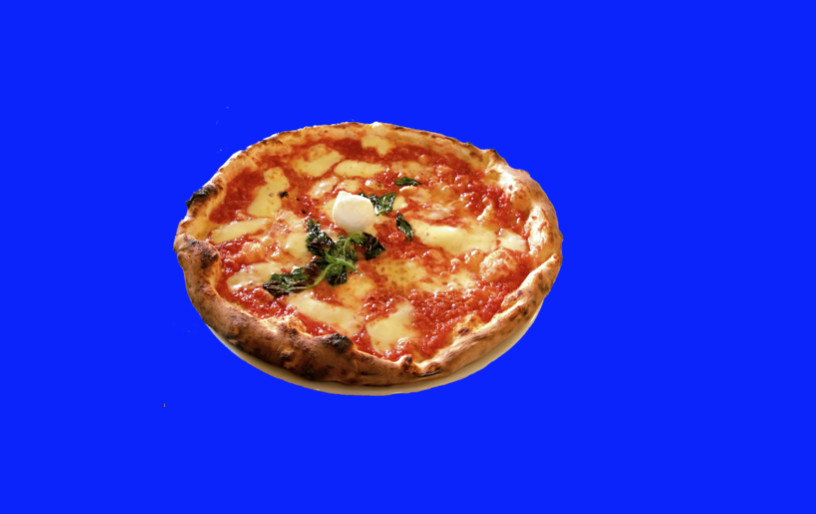
#> input picture Assignments/images/pizza_bluescreen.jpg, 816 x 514 px, found by its file name
$ jupyter execute 02_CV_Masking.ipynb   (shell and % lines are left out)
#> lines starting #> are read from the running program, lines starting #| are printed output that depends on the picture; after the words box and inside, x2 and y2 are one past the last pixel; in counts of white or black regions, pixels touching at a corner belong together
# Masking

Using a mask allows us to focus only on the portions of the image that interests us. For example, let’s say that we were building a computer vision system to recognize faces. The only part of the image we are interested in finding and describing are the parts of the image that contain faces – we simply don’t care about the rest of the content of the image. Provided that we could find the faces in the image, we might construct a mask to show only the faces in the image.

### Import resources

[cell 1]
import matplotlib.pyplot as plt
import numpy as np
import cv2

## Color Threshold, Blue Screen

In this case, we are going to create a mask that consists of all the pixels that are within a specific range of blues, and use that to change the background to something else.

<tr>
<td>  </td>
<td>  </td>
</tr>

### Read in and display the image

[cell 2]
# Read in the image
image = cv2.imread('images/pizza_bluescreen.jpg')
#> image is the input picture: shape (514, 816, 3); mean B, G, R 214.8, 51.2, 44.9

# Print out the type of image data and its dimensions (height, width, and color)
print(f'This image is: {type(image)} with dimensions:  {image.shape}')
#| This image is: <class 'numpy.ndarray'> with dimensions:  (514, 816, 3)

[cell 3]
# Make a copy of the image
image_copy = np.copy(image)

# Change color to RGB (from BGR)
image_copy = cv2.cvtColor(image_copy, cv2.COLOR_BGR2RGB)

# Display the image copy
plt.imshow(image_copy)

### Define the color threshold

[cell 4]
# Define the color selection boundaries in RGB values
# play around with these values until you isolate the blue background
lower_blue = np.array([0,0,180])
upper_blue = np.array([70,70,255])

### Create a mask

[cell 5]
# Define the masked area
# The inRange method checks if array elements lie between the elements of two other arrays. In this case, checks whether a pixel is within two other colors.
mask = cv2.inRange(image_copy, lower_blue, upper_blue)
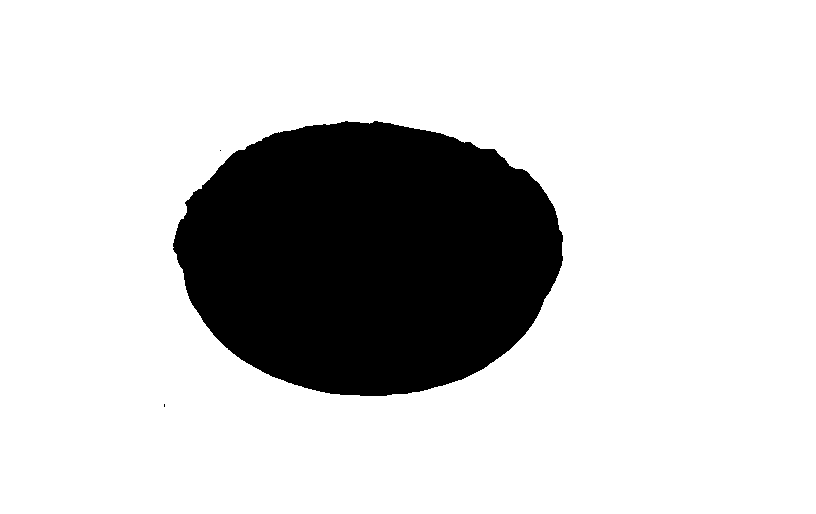
#> mask: shape (514, 816); 80.2% white; 3 black regions (2 under 20 px), largest, box (x1, y1, x2, y2) and area: (173, 121, 563, 396) 83022

# Vizualize the mask
plt.imshow(mask, cmap='gray')

[cell 6]
# Mask the image to let the pizza show through
masked_image = np.copy(image_copy)

# Getting some elements out of an existing array and creating a new array out of them is called filtering.
# In NumPy, you can filter an array using a boolean index list. I this case, we can use a boolean condition to generate said index list.
filter = mask != 0

print(filter)
#> (printed output is left out)

masked_image[filter] = [0, 0, 0]
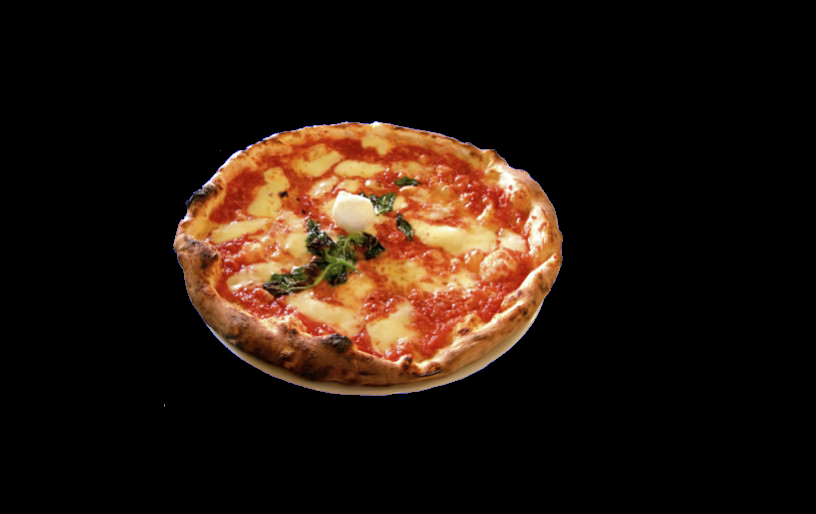
#> masked_image: shape (514, 816, 3); mean R, G, B 36.1, 22.3, 13.5

# Display it!
plt.imshow(masked_image)

[cell 7]
# Mask the image to let the pizza show through
masked_image_bitwise = np.copy(image_copy)

# You can use bitwise operations to apply the mask.
mask_inverted = cv2.bitwise_not(mask)
masked_image_bitwise = cv2.bitwise_and(masked_image_bitwise, masked_image_bitwise, mask=mask_inverted)

f, axes = plt.subplots(1, 2, figsize=(15, 10))
axes[0].imshow(mask_inverted, cmap='gray')
axes[1].imshow(masked_image_bitwise)
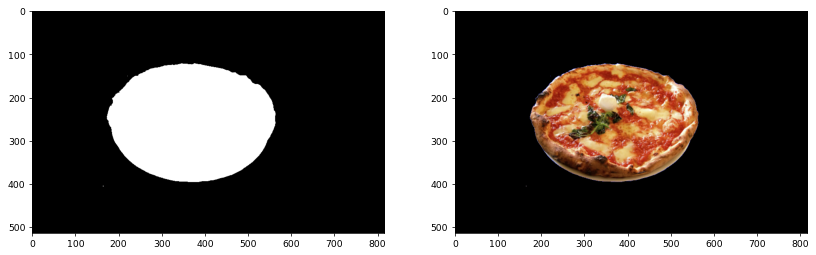
#> figure drawn by matplotlib, 2 panels

### Mask and add a background image

[cell 8]
# Load in a background image, and convert it to RGB
background_image = cv2.imread('images/space_background.jpg')
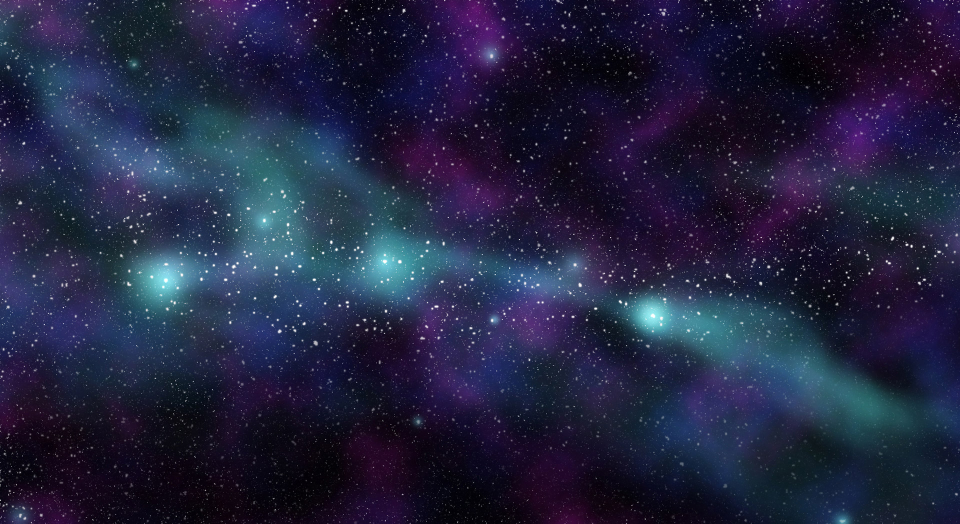
#> input picture Assignments/images/space_background.jpg, 1920 x 1047 px, found by its file name (shown at 1/2 size)
#> background_image is the input picture: shape (1047, 1920, 3); mean B, G, R 64, 35.9, 33.2
background_image = cv2.cvtColor(background_image, cv2.COLOR_BGR2RGB)

# Crop it to the right size (514x816)
crop_background = background_image[0:514, 0:816]
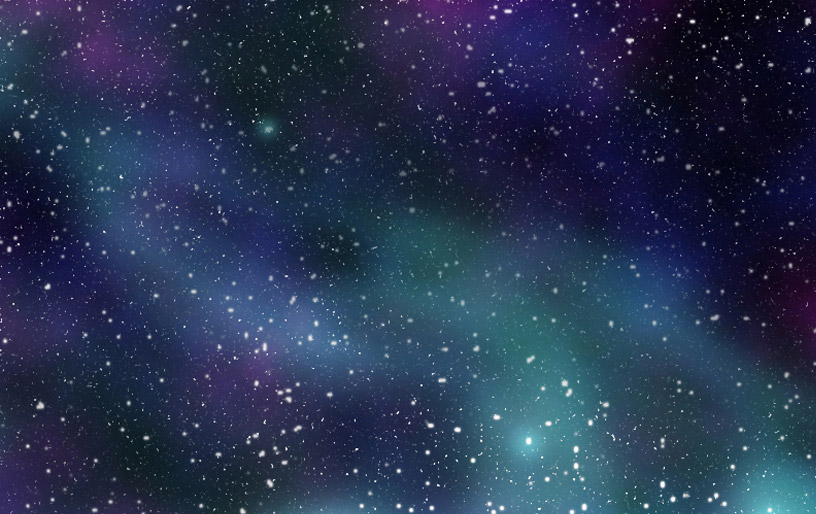
#> crop_background: shape (514, 816, 3); mean R, G, B 38.4, 51.7, 80

# Mask the cropped background so that the pizza area is blocked
crop_background[mask == 0] = [0, 0, 0]
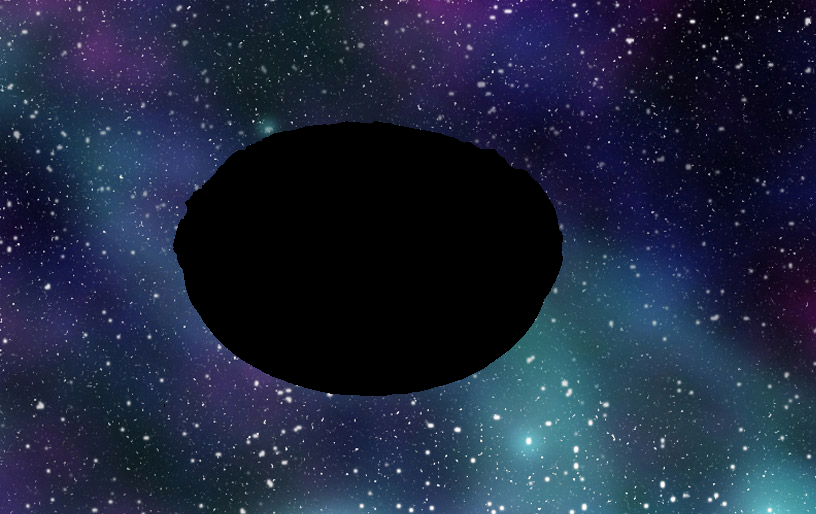
#> crop_background: shape (514, 816, 3); 19.8% of pixels changed, all inside (x1, y1, x2, y2) = (164, 121, 563, 407)

# Display the background
plt.imshow(crop_background)

### Create a complete image

[cell 9]
# Add the two images together to create a complete image
complete_image = crop_background + masked_image
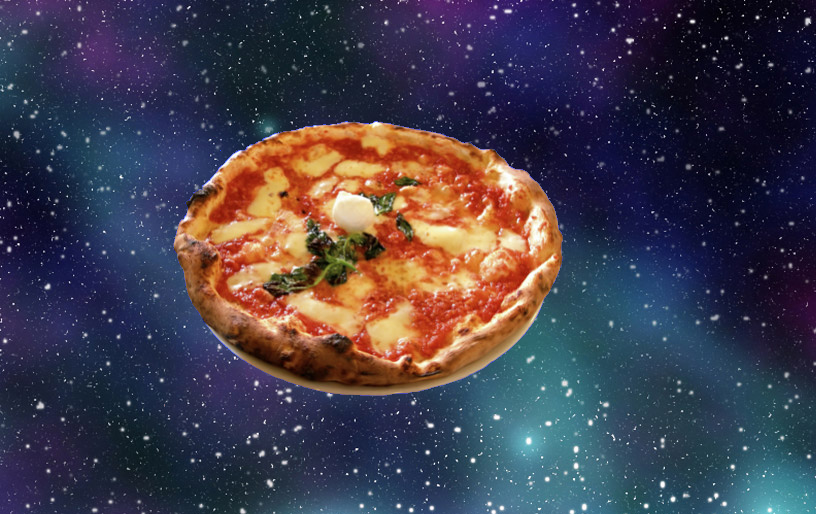
#> complete_image: shape (514, 816, 3); mean R, G, B 66.1, 61.3, 75.3

# Display the result
plt.imshow(complete_image)

## Challenge

Using the images found in the "Segmentation masks" folder of the [DL Data sets repo](https://github.com/octavio-navarro/DL_Data_sets/), extract the masks using the following table.

|name |	r |	g |	b |
|---|---|---|---|
|urban_land |	0| 	255|	255|
|agriculture_land|	255|	255|	0|
|rangeland|	255|	0|	255|
|forest_land|	0|	255|	0|
|water|	0|	0|	255|
|barren_land|	255|	255|	255|
|unknown|	0|	0|	0|

The result should look something like this:

**TIPS**:
1. Check the image size.
2. Remember the type of the masks.
3. Since we are working with a mask with 3 channels, check [numpy.all](https://numpy.org/doc/stable/reference/generated/numpy.all.html) to create a filter.

[cell 10]
import glob

[cell 11]
image_paths = glob.glob('images/SegmentationMasks/*_mask.png')

for path in image_paths:
    image = cv2.imread(path)
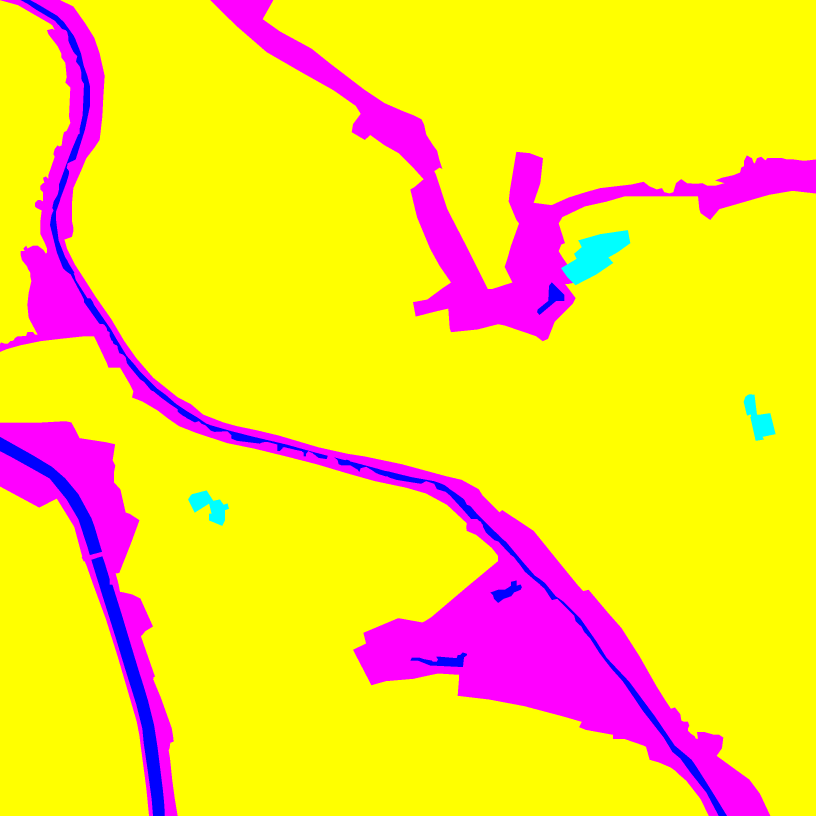
#> input picture Notebooks/images/SegmentationMasks/119_mask.png, 2448 x 2448 px (shown at 1/3 size)
#> image is the input picture: shape (2448, 2448, 3); mean B, G, R 44.2, 212, 249.2
    image = cv2.cvtColor(image, cv2.COLOR_BGR2RGB)
    image = cv2.resize(image, (256, 256))
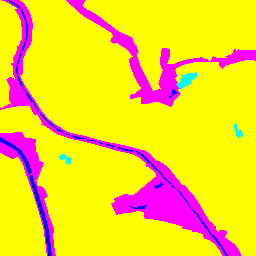
#> image: shape (256, 256, 3); mean R, G, B 249.2, 212, 44.2

    mask = np.zeros(image.shape, dtype=np.uint8)

    f, ax = plt.subplots(1,8, figsize=(20, 10))
    ax[0].imshow(image)

    for i in range(1, 8):
        ax[i].imshow(mask)
#> pass 2 of the loop `for path in image_paths:`:
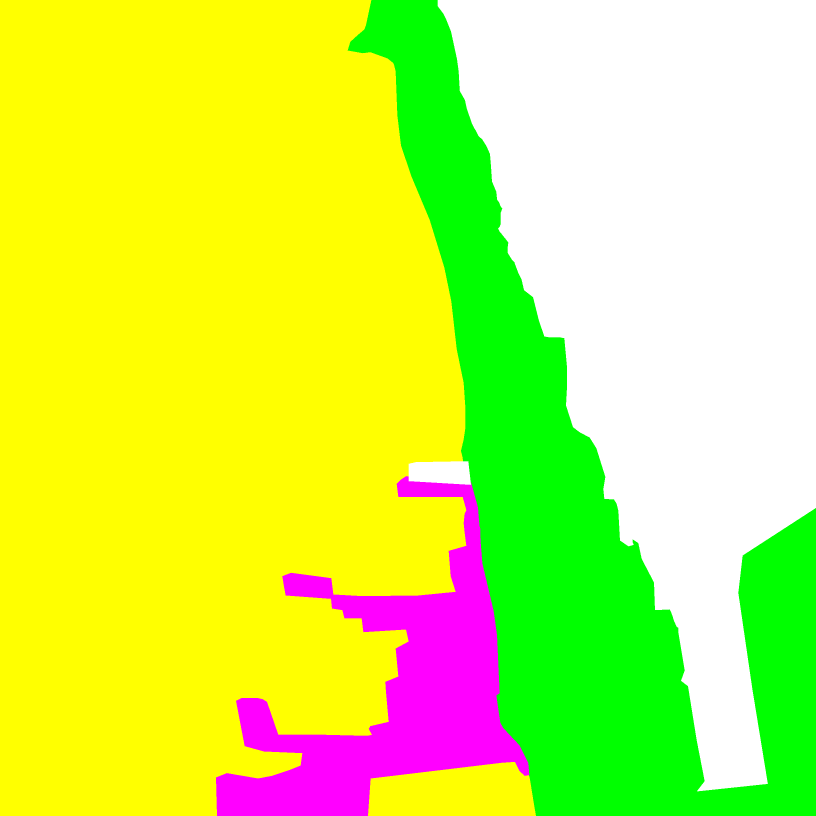
#> input picture Notebooks/images/SegmentationMasks/20187_mask.png, 2448 x 2448 px (shown at 1/3 size)
#> image is the input picture: shape (2448, 2448, 3); mean B, G, R 81.5, 240.6, 209.4
#> `image = cv2.resize(image, (256, 256))`:
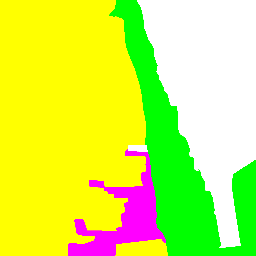
#> image: shape (256, 256, 3); mean R, G, B 209.4, 240.7, 81.5
#> pass 3 of the loop `for path in image_paths:`:
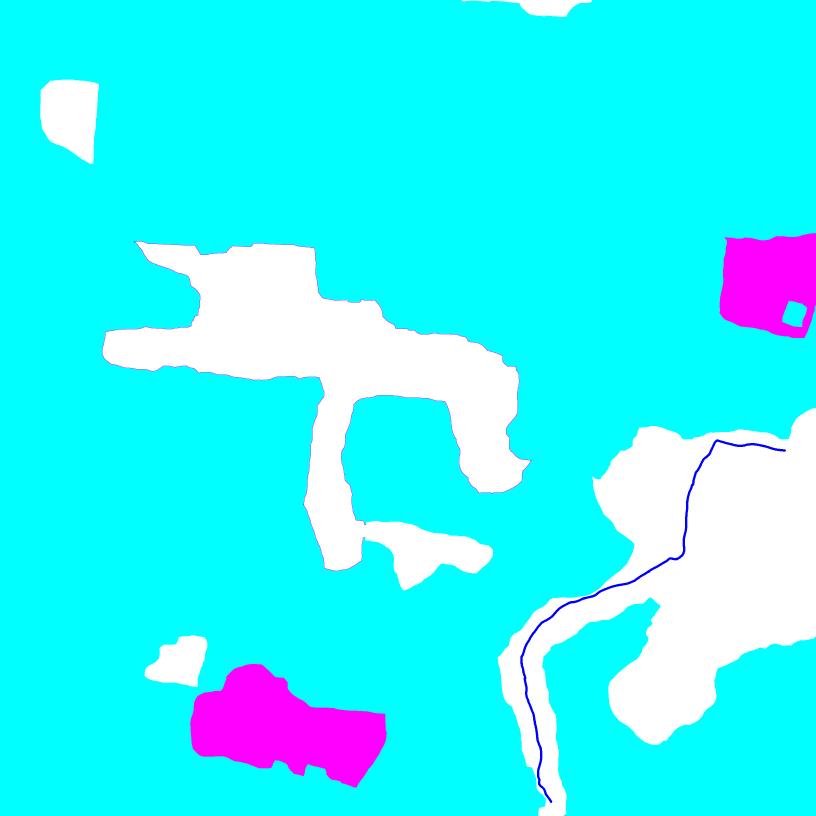
#> input picture Notebooks/images/SegmentationMasks/2774_mask.png, 2448 x 2448 px (shown at 1/3 size)
#> image is the input picture: shape (2448, 2448, 3); mean B, G, R 255, 245.7, 53.5
#> `image = cv2.resize(image, (256, 256))`:
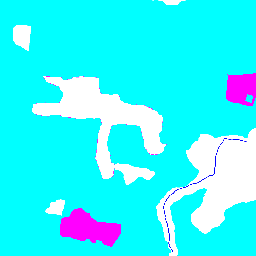
#> image: shape (256, 256, 3); mean R, G, B 53.4, 245.7, 255
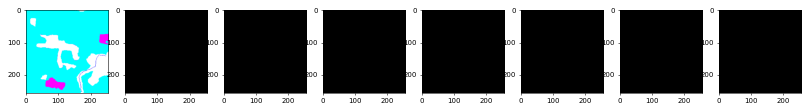
#> figure drawn by matplotlib, 8 panels
